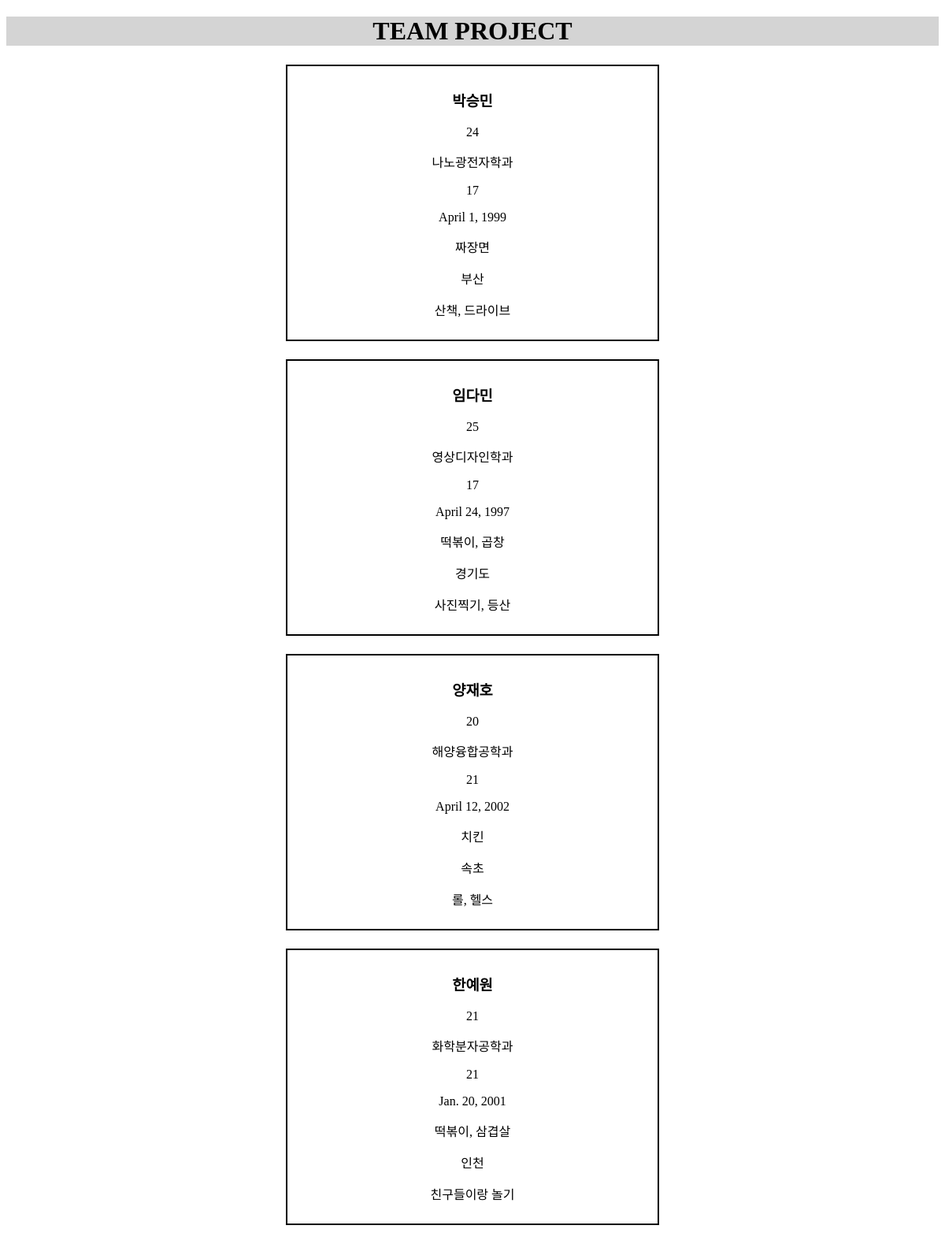
The page / on the database its author committed.
### mainApp/models.py (models this page shows)
class Blog(models.Model):
    name = models.CharField(max_length=200)
    age = models.CharField(max_length=100)
    major = models.CharField(max_length=100)
    student_ID = models.CharField(max_length=100)
    Birthday = models.DateField()
    like_food = models.CharField(max_length=100)
    hometown = models.CharField(max_length=100)
    MTBI = models.CharField(max_length=100)
    Hobby = models.CharField(max_length=100)

### mainApp/views.py (the view)
# urls.py: 2. Add a URL to urlpatterns:  path('', views.home, name='home')
def home(request):
    blogs = Blog.objects.all()
    return render(request, 'home.html', {'blogs':blogs})

### mainApp/templates/home.html (shortened to what this page needs)
<!DOCTYPE html>
<html lang="en">
<head>
    </head>
    <body>
      <h1>TEAM PROJECT</h1>
      <div class="container">
        {% for blog in blogs %}
        <div class = "teamBox">
	        <h3>{{blog.name}}</h3>
	        <p>{{blog.age}}</p>
	        <p>{{blog.major}}</p>
          <p>{{blog.student_ID}}</p>
          <p>{{blog.Birthday}}</p>
          <p>{{blog.like_food}}</p>
          <p>{{blog.hometown}}</p>
          <p>{{blog.Hobby}}</p>
        </div>
        {% endfor %}
      </div>
    </body>
</html>

### mainApp/templates/home.html (style rules this page uses)
body { text-align: center; }
.teamBox { border: 2px solid black; padding: 10px; margin: 2%; margin-left: 30%; margin-right: 30%; }
h1 { background-color: rgb(212, 212, 212); }

### rows shown on the page
Blog: name "박승민", age "24", major "나노광전자학과", student_ID "17", Birthday "April 1, 1999", like_food "짜장면", hometown "부산", Hobby "산책, 드라이브"
Blog: name "임다민", age "25", major "영상디자인학과", student_ID "17", Birthday "April 24, 1997", like_food "떡볶이, 곱창", hometown "경기도", Hobby "사진찍기, 등산"
Blog: name "양재호", age "20", major "해양융합공학과", student_ID "21", Birthday "April 12, 2002", like_food "치킨", hometown "속초", Hobby "롤, 헬스"
Blog: name "한예원", age "21", major "화학분자공학과", student_ID "21", Birthday "Jan. 20, 2001", like_food "떡볶이, 삼겹살", hometown "인천", Hobby "친구들이랑 놀기"
